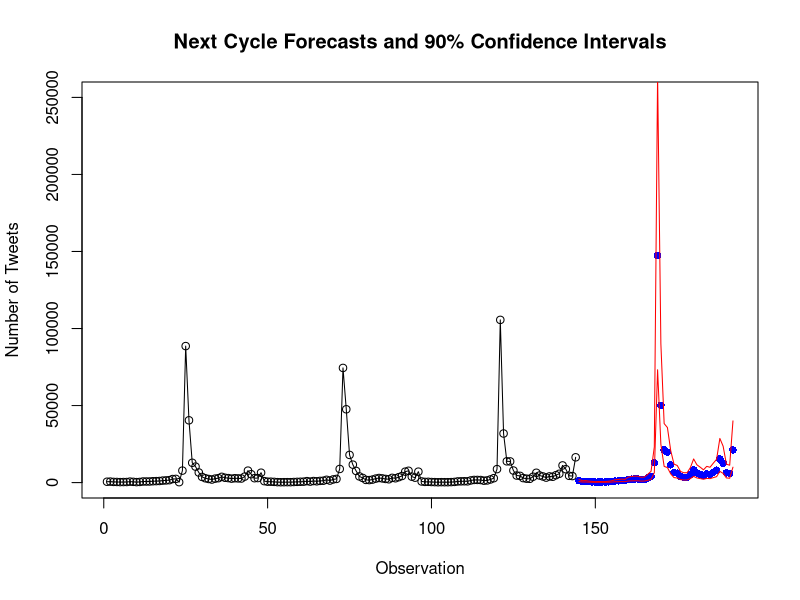

Here is the R script that generated this plot:
require("forecast")

tweets.df <- read.csv('./data/tweets.txt', sep='|')

X_t <- ts(tweets.df$tweets)

Y_t <- log(X_t) - mean(log(X_t))

model <- arima(Y_t, order=c(0,1,2), seasonal=list(order=c(1,1,0), period=48))

p <- predict(model, 48)

L90 <- exp(p$pred + mean(log(X_t)) - 1.645*p$se)
U90 <- exp(p$pred + mean(log(X_t)) + 1.645*p$se)

Forecast <- exp(p$pred + mean(log(X_t)) + model$sigma2/2)

Period = c((length(X_t)+1):(length(X_t)+48))
df = data.frame(Period,L90,Forecast,U90)
write.table(df[1:24,], file="forecast_1.csv", sep=",", row.names=FALSE, quote=FALSE)
write.table(df[25:48,], file="forecast_2.csv", sep=",", row.names=FALSE, quote=FALSE)

pdf("forecast.pdf", width=7, height=6)
plot(c(1:144), X_t[1:144], xlim=c(1,144+48), ylim=c(1,250000),type="o",
     ylab="Number of Tweets", xlab="Observation", col="black",
     main="Next Cycle Forecasts and 90% Confidence Intervals")
points(Forecast, pch=16, col="blue")
lines(L90, col="red")
lines(U90, col="red")
dev.off()
